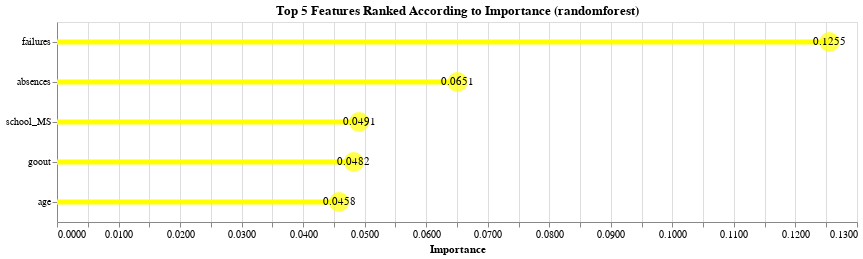

This figure's notebook cell:
### Code cell
chart = alt.layer(c1,c2,c3)
chart.configure(
    numberFormat="0.4f"
).properties(
    title = "Top 5 Features Ranked According to Importance ("+list(test_rmse.head(1).index)[0]+")",
    width = 800,
    height = 200
)

### Figure 1 — Vega-Lite specification as saved in the notebook (floating-point values rounded to 4 significant figures)
{"$schema": "https://vega.github.io/schema/vega-lite/v3.4.0.json", "config": {"mark": {"tooltip": null}, "numberFormat": "0.4f", "view": {"height": 300, "width": 400}}, "datasets": {"data-de1bbbe749c075def379b47d66e77338": [{"Importance": 0.1255, "index": "failures"}, {"Importance": 0.06508, "index": "absences"}, {"Importance": 0.04909, "index": "school_MS"}, {"Importance": 0.04822, "index": "goout"}, {"Importance": 0.04584, "index": "age"}]}, "height": 200, "layer": [{"data": {"name": "data-de1bbbe749c075def379b47d66e77338"}, "encoding": {"x": {"field": "Importance", "type": "quantitative"}, "y": {"field": "index", "sort": {"field": "Importance", "order": "descending"}, "title": null, "type": "nominal"}}, "mark": {"color": "yellow", "size": 5, "type": "bar"}}, {"data": {"name": "data-de1bbbe749c075def379b47d66e77338"}, "encoding": {"text": {"field": "Importance", "type": "quantitative"}, "x": {"field": "Importance", "type": "quantitative"}, "y": {"field": "index", "sort": {"field": "Importance", "order": "descending"}, "type": "nominal"}}, "mark": {"color": "yellow", "size": 400, "type": "circle"}}, {"data": {"name": "data-de1bbbe749c075def379b47d66e77338"}, "encoding": {"text": {"field": "Importance", "type": "quantitative"}, "x": {"field": "Importance", "type": "quantitative"}, "y": {"field": "index", "sort": {"field": "Importance", "order": "descending"}, "type": "nominal"}}, "mark": {"color": "black", "type": "text"}}], "title": "Top 5 Features Ranked According to Importance (randomforest)", "width": 800}
